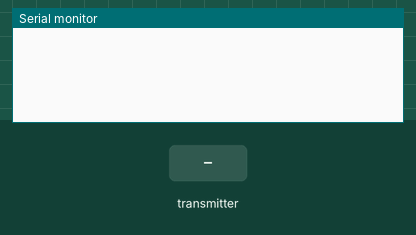
Simulated run of this sketch. Board: ESP32. On the bench: the last lines printed to the serial monitor. The test bench sets the inputs (shaded band).

Above: at 1.2 s.
1.3 s: the transmitter starts sending esp_no.0 = 0
At 1.61 s:
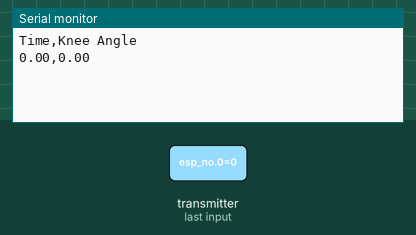
2.8 s: the transmitter starts sending Pitch = 25
At 3.11 s:
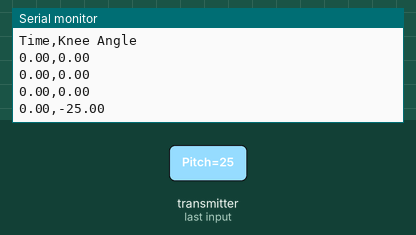
4.3 s: the transmitter starts sending Pitch = 50
At 4.61 s:
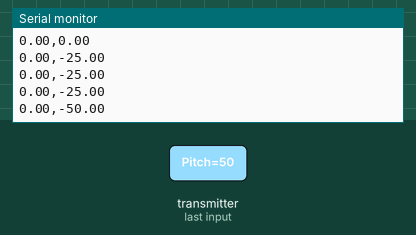
Timing chart, 0 to 7.3 s (numbered marks = the images above; inputs shaded):
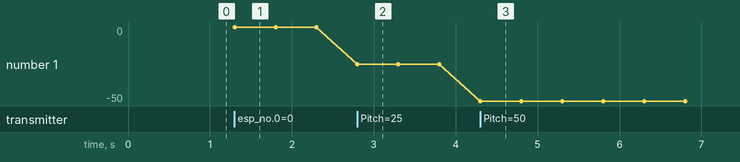

The sketch:

receiver.ino
```cpp
#include <esp_now.h>
#include <WiFi.h>

unsigned long startTime;
double elapsedTime_1 = 0;

bool header_flag = true;

// Structure example to receive data
// Must match the sender structure
typedef struct struct_message
{
  char esp_no[1];
  float gyr_x;
  float gyr_y;
  float acc_x;
  float acc_y;
  float Pitch;
} struct_message;

float pitch_1 = 0;
float pitch_2 = 0;

float acc_x_T = 0;
float acc_y_T = 0;
float gyr_x_T = 0;
float gyr_y_T = 0;

float acc_x_C = 0;
float acc_y_C = 0;
float gyr_x_C = 0;
float gyr_y_C = 0;

// Create a struct_message called myData
struct_message myData;

void setup()
{
  // Initialize Serial Monitor
  //Serial.begin(115200);
  //Serial.begin(500000);
  //Serial.begin(921600);
  Serial.begin(2000000);
  startTime = millis();
  // Set device as a Wi-Fi Station
  WiFi.mode(WIFI_STA);
  // Init ESP-NOW
  if (esp_now_init() != ESP_OK)
  {
    Serial.println("Error initializing ESP-NOW");
    return;
  }

  // Once ESPNow is successfully Init, we will register for recv CB to
  // get recv packer info
  esp_now_register_recv_cb(OnDataRecv);
}

// callback function that will be executed when data is received
void OnDataRecv(const uint8_t * mac, const uint8_t *incomingData, int len)
{
  memcpy(&myData, incomingData, sizeof(myData));

  if(myData.esp_no[0] == 'T')
  {
    pitch_1 = myData.Pitch;
    acc_x_T = myData.acc_x;
    acc_y_T = myData.acc_y;
    gyr_x_T = myData.gyr_x;
    gyr_y_T = myData.gyr_y;
    elapsedTime_1 =( (millis() - startTime) / 1000.0);
  }
  else
  {
    pitch_2 = myData.Pitch;
    acc_x_C = myData.acc_x;
    acc_y_C = myData.acc_y;
    gyr_x_C = myData.gyr_x;
    gyr_y_C = myData.gyr_y;
    double elapsedTime_2 =( (millis() - startTime) / 1000.0);
  }

  /*
   * Prints for the Headers for the CSV file
   */
  if(header_flag == true)
  {
    Serial.print("Time");
    Serial.print(",");
    Serial.println("Knee Angle");
    // Serial.print(",");
    // Serial.print("Acc_x_T");
    // Serial.print(",");
    // Serial.print("Acc_y_T");
    // Serial.print(",");
    // Serial.print("Gyr_x_T");
    // Serial.print(",");
    // Serial.print("Gyr_y_T");
    // Serial.print(",");
    // Serial.print("Acc_x_C");
    // Serial.print(",");
    // Serial.print("Acc_y_C");
    // Serial.print(",");
    // Serial.print("Gyr_x_C");
    // Serial.print(",");
    // Serial.print("Gyr_y_C");
    // Serial.print(",");
    // Serial.print("Thigh Pitch");
    // Serial.print(",");
    // Serial.println("Calf Pitch");
    header_flag = false;
  }

  Serial.print(elapsedTime_1);
  Serial.print(",");
  Serial.println(pitch_1 - pitch_2);
  // Serial.print(",");
  // Serial.print(acc_x_T);
  // Serial.print(",");
  // Serial.print(acc_y_T);
  // Serial.print(",");
  // Serial.print(gyr_x_T);
  // Serial.print(",");
  // Serial.print(gyr_y_T);
  // Serial.print(",");
  // Serial.print(acc_x_C);
  // Serial.print(",");
  // Serial.print(acc_y_C);
  // Serial.print(",");
  // Serial.print(gyr_x_C);
  // Serial.print(",");
  // Serial.print(gyr_y_C);
  // Serial.print(",");
  // Serial.print(pitch_1);
  // Serial.print(",");
  // Serial.println(pitch_2);

  //delay(10);
}
void loop()
{

}
```

Measured:
- after the input at 1.3 s, the serial monitor: prints a new line at once (image 1)
- after the input at 2.8 s, the serial monitor: prints a new line at once (image 2)
- after the input at 4.3 s, the serial monitor: prints a new line at once (image 3)
- plotted number 1: 0 → -25 after the input at 2.8 s, -25 → -50 after the input at 4.3 s
